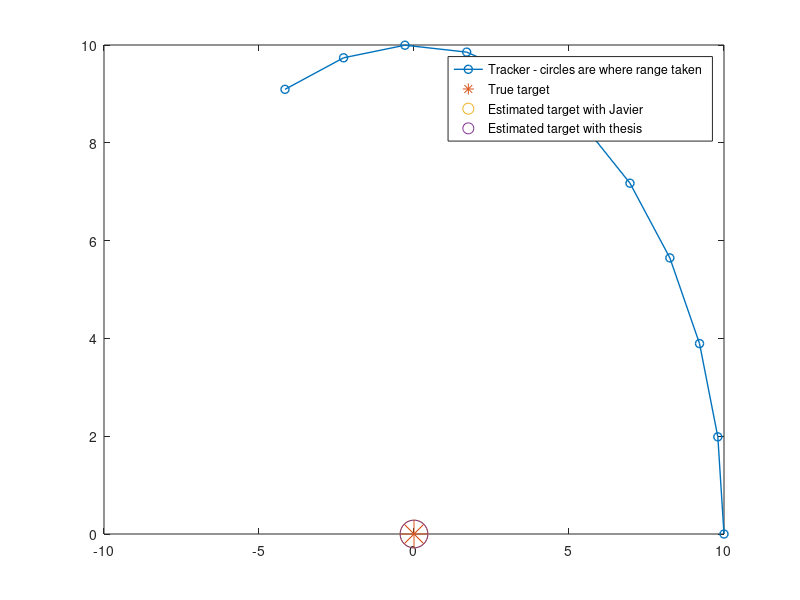

MATLAB code to generate this figure:
%% Test the method of Prof. Xavier and our method in thesis for Scenario A (target is fixed)
%% We estimate target using batch approach (not recursive) 

clear all;
close all;
t = 0:.1:1;
n =  length(t);
q = [0;0];              % True target position to be estimated
for i = 1:n
    p(:,i) = [10*cos(2*t(i)); 10*sin(2*t(i))];  % tracker trajectory - this satisfies observability conditions
    r(i) = norm(p(:,i) - q);                    % range taken at discrete points
    y_javier(i,1) = r(i)^2 - norm(p(:,i))^2;    % build vector y in the formular of Prof. Xavier
    A_javier(i,:) = [1 -2*p(:,i)'];             % build matrix A in the formular of Prof. Xavier   
    
    lambda = p(:,i)-p(:,1);
    y_thesis(i,1) = r(i)^2 - r(1)^2 - norm(lambda)^2 ;  % build vector y in thesis eq. (4.13)
    A_thesis(i,:) = 2*lambda';                     % build matrix A in the thesis  eq. (4.14) 
end
% Now find estimated target posisition with Prof. Xavier method
    x_javier = A_javier\y_javier;                
    q_est_javier = x_javier(2:3);                             % because x := [||q||^2, q] \in R^3
    
    r_sol = A_thesis\y_thesis;                
    q_est_thesis = p(:,1)-r_sol;                             % because x := [||q||^2, q] \in R^3    

    % To make sure the method of Prof. Xavier is right we have to check two things
    % 1.   q = q_est_javier  - to make sure estimatd target is at the true position of target
    % 2.  ||q_est_javier||^2 = x_javier(1) - to make sure the constraint in x is satisfied
        
% Show on a plot

plot(p(1,:), p(2,:), 'o-', 'Linewidth', 1); hold on;
plot(q(1),q(2), 'Marker', '*', 'Markersize', 20, 'LineStyle', 'None');
plot(q_est_javier(1), q_est_javier(2), 'Marker', 'o','Markersize', 20, 'LineStyle', 'None');
plot(q_est_thesis(1), q_est_thesis(2), 'Marker', 'o','Markersize', 20, 'LineStyle', 'None');


legend('Tracker - circles are where range taken','True target','Estimated target with Javier', 'Estimated target with thesis');


%% After ploting you will see that 1. and 2. above are not satisfied. 
%  Please let me know if I make something wrong